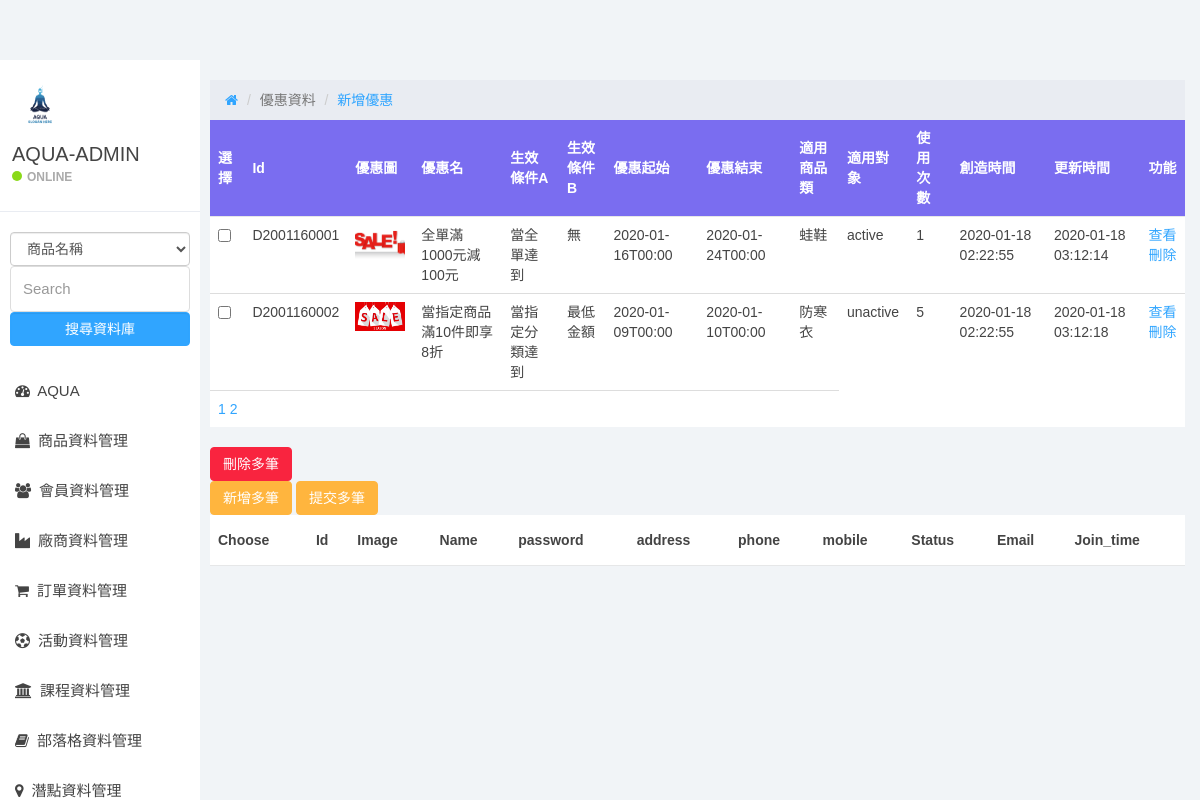
Screenshot of /aqua_seller/discount.php with the database file from the repository.
### tables this page shows
CREATE TABLE `couponall` (
  `id` int(11) NOT NULL,
  `couponId` varchar(11) NOT NULL COMMENT '優惠id',
  `couponImg` varchar(100) NOT NULL COMMENT '優惠圖片',
  `couponName` varchar(50) NOT NULL COMMENT '優惠名稱',
  `second_level_category_id` varchar(11) NOT NULL COMMENT '優惠類型A條件',
  `third_level_category_id` varchar(11) NOT NULL COMMENT '生效條件B',
  `LastConditionId` varchar(11) NOT NULL COMMENT '最後條件Id	',
  `itemCategoryId` varchar(11) NOT NULL COMMENT '適用商品類別	',
  `seller_id` varchar(11) NOT NULL COMMENT '賣家編號',
  `timeStart` datetime NOT NULL COMMENT '優惠起始',
  `timeOver` datetime NOT NULL COMMENT '優惠結束',
  `Times` tinyint(3) NOT NULL COMMENT '使用次數',
  `create_time` datetime NOT NULL DEFAULT current_timestamp() COMMENT '新增時間',
  `update_time` datetime NOT NULL DEFAULT current_timestamp() ON UPDATE current_timestamp() COMMENT '更新時間'
);

CREATE TABLE `secondlevel` (
  `id` int(11) NOT NULL COMMENT '流水號	',
  `first_level_category_id` varchar(15) NOT NULL COMMENT '一開始條件id',
  `second_level_category_id` varchar(11) NOT NULL COMMENT '狀況A編號',
  `second_level_category_name` varchar(11) NOT NULL COMMENT '狀況A名',
  `created_at` datetime NOT NULL DEFAULT current_timestamp() COMMENT '新增時間	',
  `updated_at` datetime NOT NULL DEFAULT current_timestamp() ON UPDATE current_timestamp() COMMENT '更新時間	'
);

CREATE TABLE `thirdlevel` (
  `id` int(11) NOT NULL COMMENT '流水號	',
  `second_level_category_id` varchar(15) NOT NULL COMMENT '生效條件A',
  `third_level_category_id` varchar(11) NOT NULL COMMENT '狀況B編號',
  `third_level_category_name` varchar(50) NOT NULL COMMENT '狀況B名',
  `created_at` datetime NOT NULL DEFAULT current_timestamp() COMMENT '新增時間	',
  `updated_at` datetime NOT NULL DEFAULT current_timestamp() ON UPDATE current_timestamp() COMMENT '更新時間	'
);

CREATE TABLE `cuponuse` (
  `id` int(11) NOT NULL COMMENT '流水號	',
  `couponId` varchar(11) NOT NULL COMMENT '優惠id',
  `cuponuseId` varchar(50) NOT NULL COMMENT '優惠券使用範圍id',
  `memeber_id` varchar(11) NOT NULL COMMENT '會員id',
  `cuponuseName` varchar(50) NOT NULL DEFAULT 'active' COMMENT '優惠券使用範圍'
);

### aqua_seller/discount.php (the view, shortened to what this page needs)
<?php require_once("./header_seller.php");?>
<?php require_once("../template/db.inc.php");?>
<?php
$sqlTotal = "SELECT count(1) FROM `basic_information`";
$total = $pdo->query($sqlTotal)->fetch(PDO::FETCH_NUM)[0];
$numPerPage = 5;
$totalPages = ceil($total/$numPerPage);
?>
<body>
    <?php require_once("../template/sidebar.php");?>
    <div class="container-fluid">
    <div class="col-sm-9 col-sm-offset-3 col-lg-10 col-lg-offset-2 main">
		<div class="row">
			<ol class="breadcrumb">
				<li><a href="#">
					<em class="fa fa-home"></em>
				</a></li>
				<li class="active">優惠資料</li>
				<li class=""><a href="newDiscount.php">新增優惠</a></li>
			</ol>
		</div>
        <div class="row">
            <div class="form_1">
            <form name="myForm" method="POST" action="deleteIds.php">
                    <table class="sortable table table_add">
                    <thead class="thead-dark table_header_Color_chin">
                        <tr>
                        <th>選擇</th>
                        <th>Id</th>
                        <th>優惠圖</th>
                        <th>優惠名</th>
                        <th>生效條件A</th>
                        <th>生效條件B</th>
                        <th>優惠起始</th>
                        <th>優惠結束</th>
                        <th>適用商品類</th>
                        <th>適用對象</th>
                        <th>使用次數</th>
                        <th>創造時間</th>
                        <th>更新時間</th>
                        <th>功能</th>
                        </tr>
                    </thead>
                    <tbody class="append_position">
                    <?php
                    $sql = "SELECT `couponId`,`couponImg`,
                            `couponName`,`second_level_category_id`,
                            `third_level_category_id`,`LastConditionId`,
                            `itemCategoryId`,
                            DATE_FORMAT(`timeStart`, '%Y-%m-%dT%H:%i') AS StartDate,
                            DATE_FORMAT(`timeOver`, '%Y-%m-%dT%H:%i') AS OverDate,
                            `create_time`,`update_time`,`Times`
                            FROM `couponall`
                            ORDER BY `couponId` ASC ";
                    $sqlEffect = "SELECT `secondlevel`.`second_level_category_name`,`couponall`.`second_level_category_id`
                                FROM `secondlevel`
                                INNER JOIN `couponall`
                                ON `secondlevel`.`second_level_category_id` = `couponall`.`second_level_category_id`";
                     $sqlEffectAno = "SELECT `thirdlevel`.`third_level_category_name`,`couponall`.`third_level_category_id`
                                    FROM `thirdlevel`
                                    INNER JOIN `couponall`
                                    ON `thirdlevel`.`third_level_category_id` = `couponall`.`third_level_category_id`";
                    $sqlEffectUse = "SELECT `cuponuse`.`cuponuseName`,`couponall`.`couponId`
                                    FROM `cuponuse`
                                    INNER JOIN `couponall`
                                    ON `cuponuse`.`couponId` = `couponall`.`couponId`";
                        $stmt = $pdo->prepare($sql);
                        $stmt->execute();
                        $stmtEffect = $pdo->prepare($sqlEffect);
                        $stmtEffect->execute();
                        $sqlEffectAno = $pdo->prepare($sqlEffectAno);
                        $sqlEffectAno->execute();
                        $sqlEffectUse = $pdo->prepare($sqlEffectUse);
                        $sqlEffectUse->execute();
                        if($stmt->rowCount() > 0) {
                            $arr = $stmt->fetchAll(PDO::FETCH_ASSOC);
                            $arrEffect = $stmtEffect->fetchAll(PDO::FETCH_ASSOC);
                            $arrEffectAno = $sqlEffectAno->fetchAll(PDO::FETCH_ASSOC);
                            $arrEffectUse = $sqlEffectUse->fetchAll(PDO::FETCH_ASSOC);
										for($i = 0 ; $i < count($arr) ; $i++){
                                            if ($stmtEffect->rowCount() > 0) {
                                                for( $j = 0 ; $j < count( $arrEffect ) ; $j++){
                                                    if ($arr[$i]['second_level_category_id'] == $arrEffect[$j]['second_level_category_id']) {
														$CondNameA =  $arrEffect[$j]['second_level_category_name'];
														break;
													} else {
														$CondNameA = 'null';
													};
												};
											} else {
                                                $CondNameA = 'null';
                                            }
                                            if ( $sqlEffectAno->rowCount() > 0) {
                                                    for( $k = 0 ; $k < count($arrEffectAno) ; $k++){
                                                        if ($arr[$i]['third_level_category_id'] == $arrEffectAno[$k]['third_level_category_id']) {
                                                            $CondNameB = $arrEffectAno[$k]['third_level_category_name'];
                                                            break;
                                                        } else {
                                                            $CondNameB = 'null';
                                                        };
                                                    };
                                                } else {
                                                    $CondNameB = 'null';
                                                }
                                            if ( $sqlEffectUse->rowCount() > 0) {
                                                    for( $h = 0 ; $h < count($arrEffectUse) ; $h++){
                                                        if ($arr[$i]['couponId'] == $arrEffectUse[$h]['couponId']) {
                                                            $EffectUse = $arrEffectUse[$h]['cuponuseName'];
                                                            break;
                                                        } else {
                                                            $EffectUse = 'null';
                                                        };
                                                    };
                                                } else {
                                                    $EffectUse = 'null';
                                                }
                        ?>
                        <tr>
                                <td>
                                    <input type="checkbox" name="chk[]" value="<?php echo $arr[$i]["couponId"]?>"/>
                                </td>
                                <td class="couponId"><?php echo $arr[$i]["couponId"]; ?></td>
                                <td class="couponImg">
                                    <?php if($arr[$i]["couponImg"] !== NULL) { ?>
                                    <img class="w50" src="../image/sellers/<?php echo $arr[$i]["couponImg"];?>" >
                                    <?php } ?>
                                </td>
                                <td class="couponName"><?php echo $arr[$i]["couponName"]; ?></td>
                                <td class="CondNameA"><?php echo $CondNameA; ?></td>
                                <td class="CondNameB"><?php echo $CondNameB; ?></td>
                                <td class="timeStart"><?php echo $arr[$i]["StartDate"]; ?></td>
                                <td class="timeOver"><?php echo $arr[$i]["OverDate"]; ?></td>
                                <td class="itemCategoryId"><?php echo $arr[$i]["itemCategoryId"]; ?></td>
                                <td class="EffectUse"><?php echo $EffectUse; ?></td>
                                <td class="times"><?php echo $arr[$i]["Times"]; ?></td>
                                <td class="create_time"><?php echo $arr[$i]["create_time"]; ?></td>
                                <td class="update_time"><?php echo $arr[$i]["update_time"]; ?></td>
                                <td class="edit">
                                    <a href="./edit.php?editId=<?php echo $arr[$i]["couponId"]; ?>">
                                    查看
                                    </a>
                                    <a href="./delete.php?deleteId=<?php echo $arr[$i]["couponId"]; ?>">
                                    刪除
                                    </a>
                                </td>
                        </tr>
                        <?php
                        };
                        };
                        ?>
                    </tbody>
                    <tfoot>
                        <tr>
                            <td colspan="9">
                            <?php for($i = 1;$i <=$totalPages;$i++){?>
                                <a href="?page=<?= $i ?>"><?= $i ?></a>
                            <?php } ?>
                            </td>
                        </tr>
                    </tfoot>
                    </table>
                    <a name="submit" type="submit" id="" class="btn btn-danger" href="#" role="button">
                    刪除多筆
                    </a>
                </form>
            </div>
            <div class="py-3 form_2">
            <form name="myForm" method="POST" action="insertDynamic.php"  enctype="multipart/form-data">
            <a name="new_data" type="submit" id="" class="btn add_row btn-warning" href="#" role="button">
                   新增多筆
                    </a>
            <button name="new_data" type="submit" id="" class="btn btn-warning" href="#" role="button">
                   提交多筆
                    </button>
                <table class="table table_add">
                <thead class="thead-dark">
                        <tr>
                        <th>Choose</th>
                        <th>Id</th>
                        <th>Image</th>
                        <th>Name</th>
                        <th>password</th>
                        <th>address</th>
                        <th>phone</th>
                        <th>mobile</th>
                        <th>Status</th>
                        <th>Email</th>
                        <th>Join_time</th>
                        </tr>
                    </thead>
                </table>
            </form>
            </div>
        </div>
    </div>
    </div>

### css/styles.css (style rules this page uses)
body { background: #f1f4f7; padding-top: 60px; font-size: 14px; color: #444444; font-family: "Montserrat", "Helvetica Neue", Helvetica, Arial, sans-serif; }
a, a:hover, a:focus { color: #30a5ff; }
.btn-warning, .btn-warning:hover, .btn-warning:focus, .btn-warning:active, .btn-warning.active, .open > .dropdown-toggle.btn-warning, .btn-warning.disabled, .btn-warning[disabled], fieldset[disabled] .btn-warning, .btn-warning.disabled:hover, .btn-warning[disabled]:hover, fieldset[disabled] .btn-warning:hover, .btn-warning.disabled:focus, .btn-warning[disabled]:focus, fieldset[disabled] .btn-warning:focus, .btn-warning.disabled:active, .btn-warning[disabled]:active, fieldset[disabled] .btn-warning:active, .btn-warning.disabled.active, .btn-warning[disabled].active, fieldset[disabled] .btn-warning.active { background-color: #ffb53e; border-color: #ffb53e; }
.btn-danger, .btn-danger:hover, .btn-danger:focus, .btn-danger:active, .btn-danger.active, .open > .dropdown-toggle.btn-danger, .btn-danger.disabled, .btn-danger[disabled], fieldset[disabled] .btn-danger, .btn-danger.disabled:hover, .btn-danger[disabled]:hover, fieldset[disabled] .btn-danger:hover, .btn-danger.disabled:focus, .btn-danger[disabled]:focus, fieldset[disabled] .btn-danger:focus, .btn-danger.disabled:active, .btn-danger[disabled]:active, fieldset[disabled] .btn-danger:active, .btn-danger.disabled.active, .btn-danger[disabled].active, fieldset[disabled] .btn-danger.active { background-color: #f9243f; border-color: #f9243f; }
.breadcrumb { border-radius: 0; padding: 10px 15px 10px 15px; background: #e9ecf2; margin: 0; }
.table { background: #fff; }
.table > thead > tr > th { border-bottom: 1px solid #e6e7e8; vertical-align: middle; height: 50px; }

### aqua_seller/header_seller.php (style rules this page uses)
body { font-family: 'Noto Sans TC', sans-serif; }
.w50 { width:50px }
.table_header_Color_chin { background-color:rgba(122,109,240,94); color:white; text-align:center; }

### rows the page displays
couponall: couponId "D2001160001", couponImg (picture), couponName "全單滿1000元減100元", StartDate "2020-01-16T00:00", OverDate "2020-01-24T00:00", itemCategoryId "蛙鞋", Times "1", create_time "2020-01-18 02:22:55", update_time "2020-01-18 03:12:14"
secondlevel: second_level_category_name "當全單達到"
thirdlevel: third_level_category_name "無"
cuponuse: cuponuseName "active"
couponall: couponId "D2001160002", couponImg (picture), couponName "當指定商品滿10件即享8折", StartDate "2020-01-09T00:00", OverDate "2020-01-10T00:00", itemCategoryId "防寒衣", Times "5", create_time "2020-01-18 02:22:55", update_time "2020-01-18 03:12:18"
secondlevel: second_level_category_name "當指定分類達到"
thirdlevel: third_level_category_name "最低金額"
cuponuse: cuponuseName "unactive"
